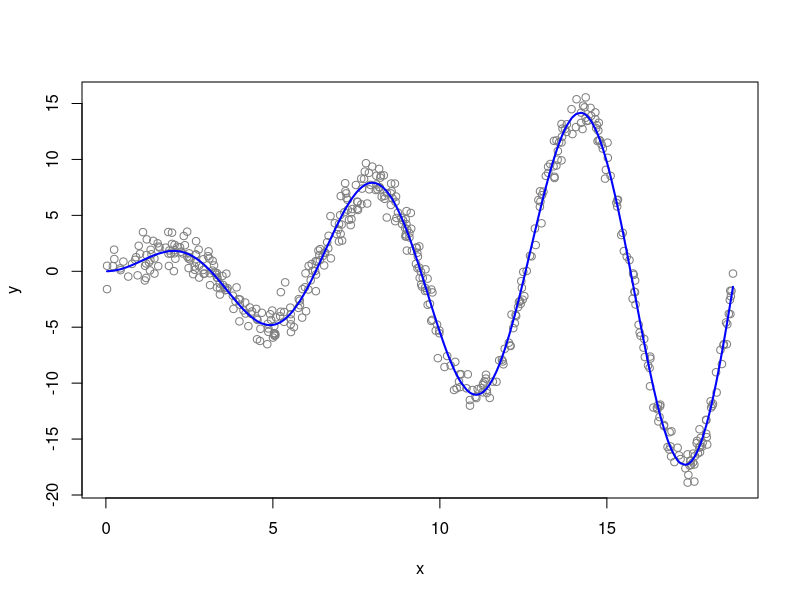
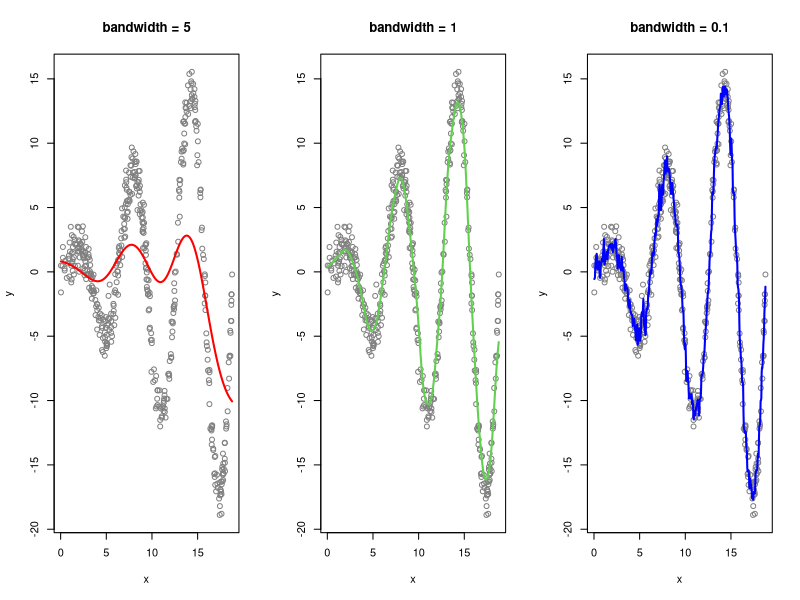
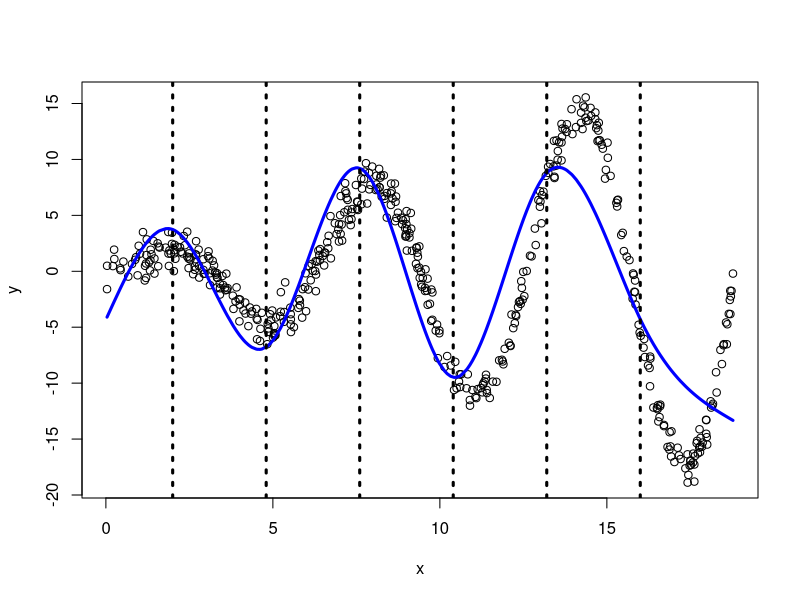
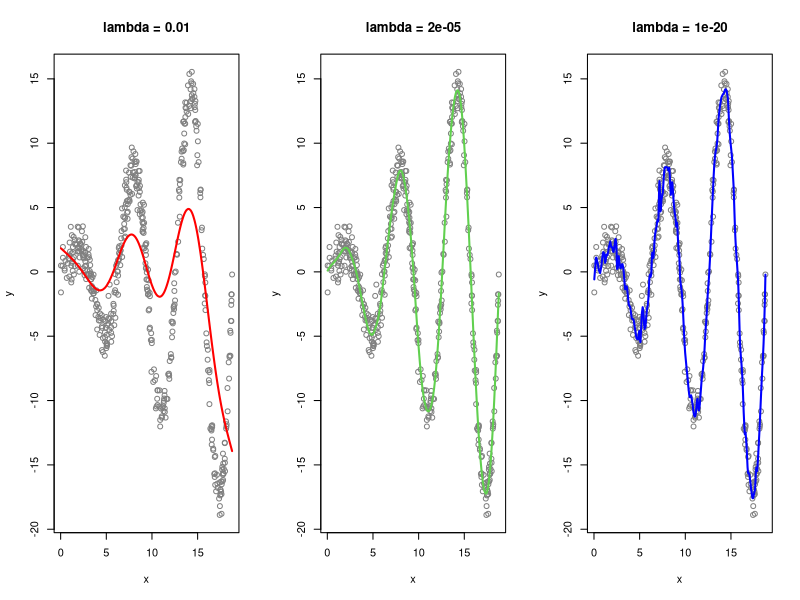

The R script that drew these images, in order:
# Demo_6_1_df.R

################################################
# Create a simple nonlinear example
################################################
set.seed(0)
n = 500
x = sort(runif(n,0,6*pi))
r = x*sin(x) 
y = r + rnorm(n)     # y = x*sin(x) + eps, where eps~N(0,1)

plot(x,y,col="gray50")
lines(x,r,col="blue",lwd=2)

################################################
# Kernel regression
################################################
bws = c(5,1,0.1)
kernmod1 = ksmooth(x,y,kernel="normal",bandwidth=bws[1])
kernmod2 = ksmooth(x,y,kernel="normal",bandwidth=bws[2])
kernmod3 = ksmooth(x,y,kernel="normal",bandwidth=bws[3])

par(mfrow=c(1,3))
plot(x,y,col="gray50",main=paste("bandwidth =",bws[1]))
lines(kernmod1$x,kernmod1$y,col="red",lwd=2)

plot(x,y,col="gray50",main=paste("bandwidth =",bws[2]))
lines(kernmod2$x,kernmod2$y,col=3,lwd=2)

plot(x,y,col="gray50",main=paste("bandwidth =",bws[3]))
lines(kernmod3$x,kernmod3$y,col="blue",lwd=2)

################################################
# Regression splines
################################################
library(splines)
knots = seq(2,16,length=6)     # choose N=6 evenly spaced knots
#G = bs(x,knots=knots,degree=3)  # generate B-spline basis matrix for cubic spline; dimension: n-by-N matrix
G = ns(x,knots=knots) # natural spline
regmod = lm(y~G)  # regress y on B-spline basis vectors (OLS)

par(mfrow=c(1,1))
plot(x,y)
lines(x,regmod$fitted,lwd=3,col="blue")
abline(v=knots,lty=3,lwd=3)

################################################
# Smoothing splines
################################################
win.graph()
lambdas=c(0.01, 2E-5,1E-20)
# lambda=0.001 corresponds to df=10
# lambdas=c(1000,1.876005e-05,1E-20)


splinemod1 = smooth.spline(x,y,lambda=lambdas[1])
splinemod2 = smooth.spline(x,y,lambda=lambdas[2])
splinemod3 = smooth.spline(x,y,lambda=lambdas[3])

par(mfrow=c(1,3))
plot(x,y,col="gray50",main=paste("lambda =",lambdas[1]))
lines(splinemod1$x,splinemod1$y,col="red",lwd=2)

plot(x,y,col="gray50",main=paste("lambda =",lambdas[2]))
lines(splinemod2$x,splinemod2$y,col=3,lwd=2)

plot(x,y,col="gray50",main=paste("lambda =",lambdas[3]))
lines(splinemod3$x,splinemod3$y,col="blue",lwd=2)

# REMARKS: You can use k-fold CV for model selection and model comparison (see Lecture 3).

# In addition, you can compute the effective degrees of freedom for the kernel smoother to put the CV-curves of the two methods in the same plot (to be discussed)

# ksmooth is R's default kernel regression smoother; better kernel smoothers are available in other packages such as "np" (see e.g. HW 1)